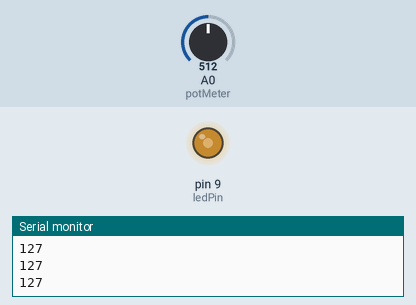
Recording of a sketch running on a simulated Arduino Uno, built with avr-gcc and run on an emulated ATmega328P. Parts: output pins drawn as LEDs (lit = HIGH), the last lines printed to the serial monitor. The inputs (shaded band) are chosen by the test bench; at power-on: A0 (potMeter) = 512.

Above: at 1.2 s.
1.3 s: A0 (potMeter) set to 716
At 2.3 s:
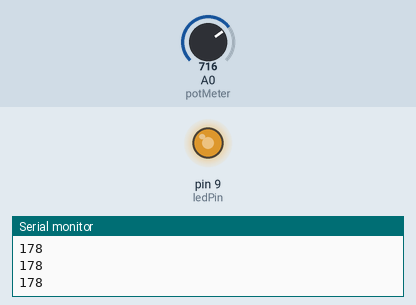
2.8 s: A0 (potMeter) set to 900
At 3.5 s:
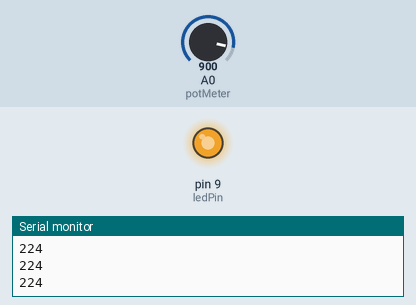
4.3 s: A0 (potMeter) set to 122
At 4.6 s:
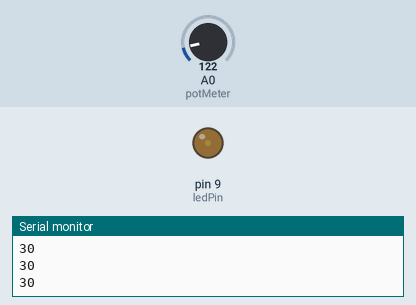
5.8 s: A0 (potMeter) set to 0
At 6.9 s:
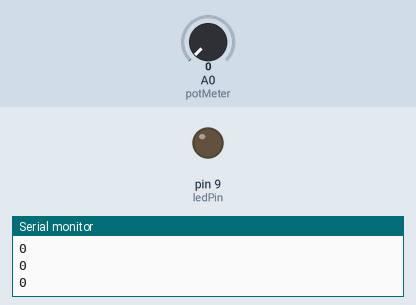
7.3 s: A0 (potMeter) set to 511
At 8.1 s:
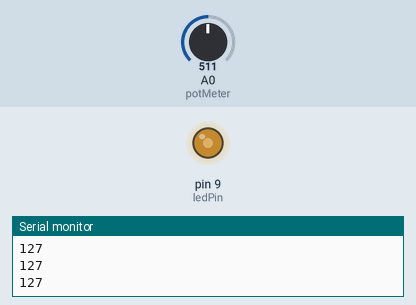
Timing chart, 0 to 9.8 s (numbered marks = the images above; inputs shaded):
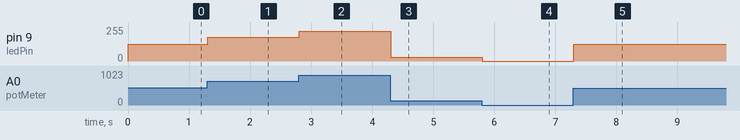

Measured:
- after the input at 1.3 s, pin 9 (ledPin): 127/255 → 178/255 at once
- after the input at 2.8 s, pin 9 (ledPin): 178/255 → 224/255 at once
- after the input at 4.3 s, pin 9 (ledPin): 224/255 → 30/255 at once
- after the input at 5.8 s, pin 9 (ledPin): 30/255 → 0/255 at once
- after the input at 7.3 s, pin 9 (ledPin): 0/255 → 127/255 at once

The sketch:

arduino_potentiometer_led_v1.ino
```cpp
int ledPin = 9;
int potMeter = 0;
int potReading = 0;

void setup()
{
  Serial.begin(9600);
  pinMode(ledPin,OUTPUT);
  pinMode(potMeter,INPUT);
}

void loop()
{
  potReading = analogRead(potMeter);
  potReading = map(potReading,0,1023,0,255);
  Serial.println(potReading);
  analogWrite(ledPin, potReading);
}
```
